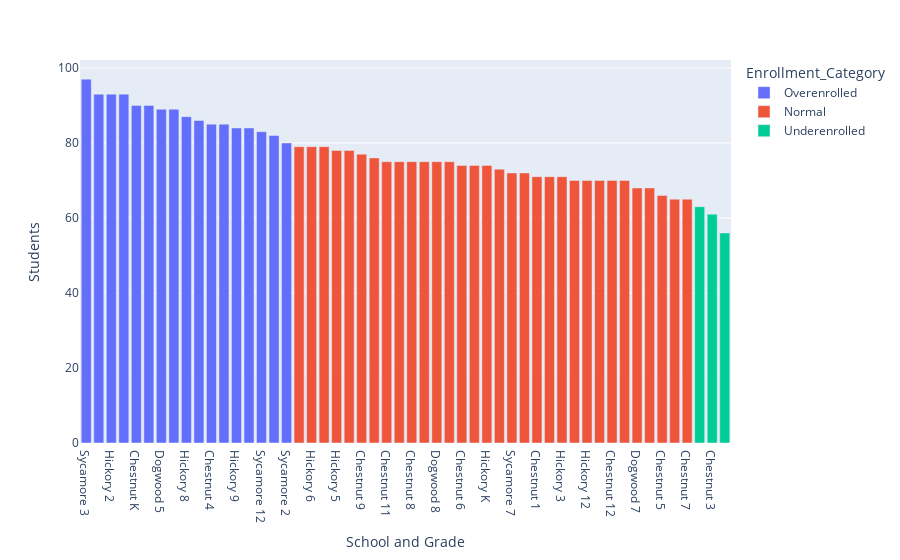

Source (notebook cell):
### Markdown cell above
Now that school and grade data are available within a single column, we no longer need to include a `pattern_shape` argument in order to graph school, grade, and enrollment category data.

### Code cell
px.bar(df_school_grade_pivot.sort_values('Students', ascending = False), 
       x = 'School and Grade', y = 'Students', color = 'Enrollment_Category')

### Figure 1 — Plotly figure (JSON) as saved in the notebook; plotly's stock layout.template omitted (floating-point values rounded to 4 significant figures)
{"data": [{"alignmentgroup": "True", "hovertemplate": "Enrollment_Category=Overenrolled<br>School and Grade=%{x}<br>Students=%{y}<extra></extra>", "legendgroup": "Overenrolled", "marker": {"color": "#636efa", "pattern": {"shape": ""}}, "name": "Overenrolled", "offsetgroup": "Overenrolled", "orientation": "v", "showlegend": true, "textposition": "auto", "type": "bar", "x": ["Sycamore 3", "Hickory 7", "Hickory 2", "Dogwood K", "Chestnut K", "Dogwood 10", "Dogwood 5", "Sycamore 4", "Hickory 8", "Sycamore 10", "Chestnut 4", "Sycamore 1", "Hickory 9", "Hickory 1", "Sycamore 12", "Hickory 10", "Sycamore 2"], "xaxis": "x", "y": [97, 93, 93, 93, 90, 90, 89, 89, 87, 86, 85, 85, 84, 84, 83, 82, 80], "yaxis": "y"}, {"alignmentgroup": "True", "hovertemplate": "Enrollment_Category=Normal<br>School and Grade=%{x}<br>Students=%{y}<extra></extra>", "legendgroup": "Normal", "marker": {"color": "#EF553B", "pattern": {"shape": ""}}, "name": "Normal", "offsetgroup": "Normal", "orientation": "v", "showlegend": true, "textposition": "auto", "type": "bar", "x": ["Dogwood 3", "Hickory 6", "Chestnut 10", "Hickory 5", "Hickory 4", "Chestnut 9", "Chestnut 2", "Chestnut 11", "Sycamore 11", "Chestnut 8", "Dogwood 2", "Dogwood 8", "Dogwood 12", "Chestnut 6", "Dogwood 4", "Hickory K", "Sycamore 5", "Sycamore 7", "Sycamore K", "Chestnut 1", "Sycamore 9", "Hickory 3", "Dogwood 11", "Hickory 12", "Dogwood 6", "Chestnut 12", "Sycamore 6", "Dogwood 7", "Sycamore 8", "Chestnut 5", "Hickory 11", "Chestnut 7"], "xaxis": "x", "y": [79, 79, 79, 78, 78, 77, 76, 75, 75, 75, 75, 75, 75, 74, 74, 74, 73, 72, 72, 71, 71, 71, 70, 70, 70, 70, 70, 68, 68, 66, 65, 65], "yaxis": "y"}, {"alignmentgroup": "True", "hovertemplate": "Enrollment_Category=Underenrolled<br>School and Grade=%{x}<br>Students=%{y}<extra></extra>", "legendgroup": "Underenrolled", "marker": {"color": "#00cc96", "pattern": {"shape": ""}}, "name": "Underenrolled", "offsetgroup": "Underenrolled", "orientation": "v", "showlegend": true, "textposition": "auto", "type": "bar", "x": ["Dogwood 9", "Chestnut 3", "Dogwood 1"], "xaxis": "x", "y": [63, 61, 56], "yaxis": "y"}], "layout": {"barmode": "relative", "legend": {"title": {"text": "Enrollment_Category"}, "tracegroupgap": 0}, "margin": {"t": 60}, "xaxis": {"anchor": "y", "domain": [0, 1], "title": {"text": "School and Grade"}}, "yaxis": {"anchor": "x", "domain": [0, 1], "title": {"text": "Students"}}}}
